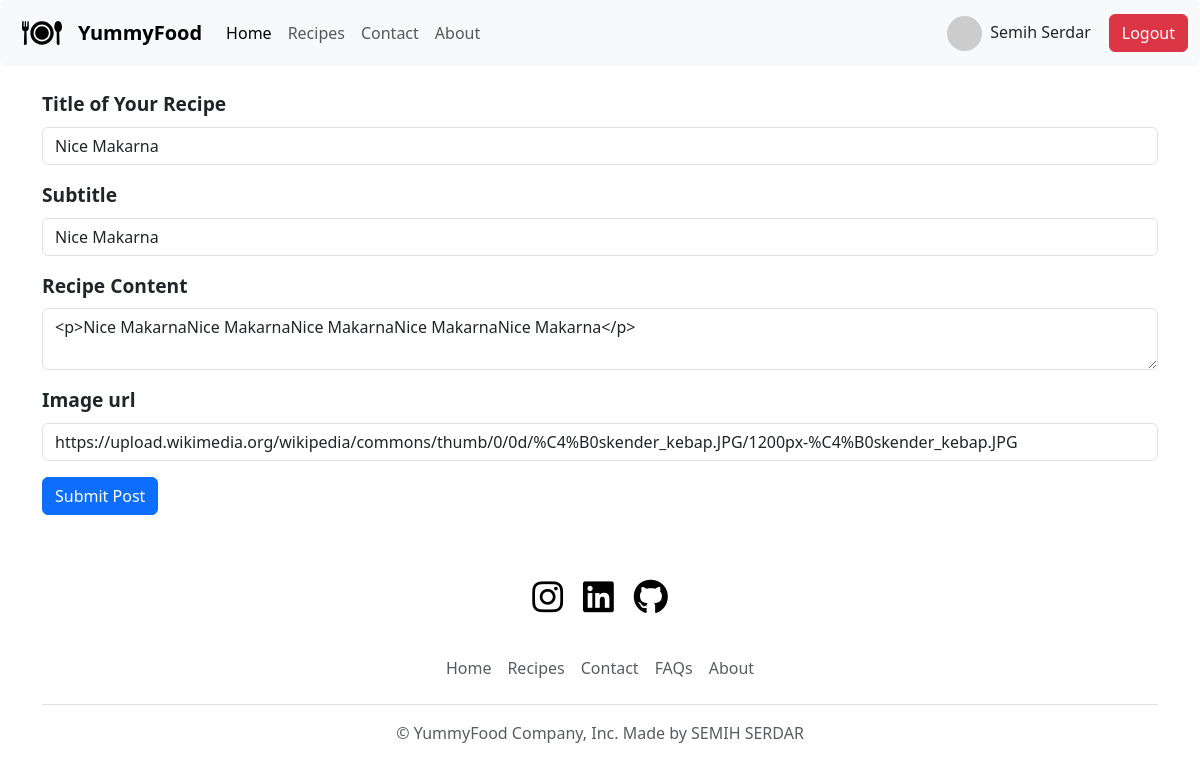
The page /edit_post/2 (signed in) on the database its author committed.
### database.py (models this page shows)
class User(db.Model,UserMixin):
    __tablename__='users'
    id:Mapped[int]=mapped_column(Integer,primary_key=True)
    name: Mapped[str] = mapped_column(String(100), nullable=False)
    email: Mapped[str] = mapped_column(String(100), nullable=False)
    password: Mapped[str] = mapped_column(String(1000),nullable=False)
    posts=relationship("FoodPost",back_populates="author")
    comments=relationship("Comment",back_populates="author")

class FoodPost(db.Model):
    __tablename__="posts"
    id: Mapped[int] = mapped_column(Integer, primary_key=True)
    author_id: Mapped[int] = mapped_column(Integer, db.ForeignKey("users.id"))
    author=relationship("User",back_populates="posts")
    title : Mapped[str] = mapped_column(String, nullable=False)
    subtitle: Mapped[str] = mapped_column(String, nullable=True)
    date: Mapped[str] = mapped_column(String(250), nullable=False)
    body: Mapped[str] = mapped_column(Text, nullable=False)
    img_url: Mapped[str] = mapped_column(String(250), nullable=False)
    comments=relationship("Comment",back_populates="post")

### main.py (the view, shortened to what this page needs)
@app.route("/edit_post/<int:index>",methods=["POST","GET"])
@login_required
def edit_post(index):
    post=db.get_or_404(FoodPost,index)
    date=datetime.date.today()
    form=PostForm(title=post.title,
                  subtitle=post.subtitle,
                  img_url=post.img_url,
                  author=post.author,
                  body=post.body
                 )
    return render_template("add_page.html",form=form,date=date)

### forms.py
class PostForm(FlaskForm):
    title=StringField("Title of Your Recipe",validators=[DataRequired()],render_kw={"placeholder":"Most Delicious Soup"})
    subtitle=StringField("Subtitle",render_kw={"placeholder":"Learn how to cook soup"})
    body=CKEditorField("Recipe Content",validators=[DataRequired()])
    img_url=URLField("Image url",validators=[DataRequired()])
    submit=SubmitField("Submit Post", render_kw={"class": "btn btn-success my-2"})

### main.py (called while the page is built)
@login_manager.user_loader
def load_user(user_id):
    return db.get_or_404(User,user_id)

### templates/add_page.html (shortened to what this page needs)
{% extends "base.html"%}
{% block content %}
{% from 'bootstrap5/form.html' import render_form %}
    <div class="container py-4">
        {{ render_form(form) }}
    </div>
{% endblock %}

### templates/base.html (shortened to what this page needs)
<!DOCTYPE html>
<html lang="en">
<head>
    <link href="https://cdn.jsdelivr.net/npm/bootstrap@5.3.3/dist/css/bootstrap.min.css" rel="stylesheet">
    <link rel="stylesheet" href="https://cdnjs.cloudflare.com/ajax/libs/font-awesome/6.5.2/css/all.min.css" />
    <link rel="stylesheet" href="/static/style.css">
    <link rel="stylesheet" href="/static/style_add_page.css">
</head>
<body>
    <nav class="navbar navbar-expand-lg bg-body-tertiary rounded" aria-label="Eleventh navbar example">
        <div class="container-fluid">
          <a class="navbar-brand" href="{{url_for('main_page')}}">
            <img class="logo" src="/static/food-dish-svgrepo-com.svg" alt="Logo" width="40" height="40">
          </a>
          <a class="navbar-brand" href="{{url_for('main_page')}}">YummyFood</a>
          <div class="collapse navbar-collapse" id="navbarsExample09">
            <ul class="navbar-nav me-auto mb-2 mb-lg-0">
              <li class="nav-item">
                <a class="nav-link active" aria-current="page" href="{{url_for('main_page')}}">Home</a>
              </li>
              <li class="nav-item">
                <a class="nav-link" href={{url_for('blog_page')}}>Recipes</a>
              </li>
              <li class="nav-item">
                <a class="nav-link" href={{url_for('contact_page')}}>Contact</a>
              </li>
              <li class="nav-item">
                <a class="nav-link" href={{url_for('about_page')}}>About</a>
              </li>
            </ul>
            {% if not current_user.is_authenticated %}
            <a href={{url_for('sign_in')}} class="btn btn-primary" style="margin-left: 10px;">Login</a>
            <a href={{url_for('sign_up')}} class="btn btn-success" style="margin-left: 10px;">Register</a>
            {% else %}
            <img style="width: 35px; height: 35px; border-radius: 50%;" src="{{ current_user.email|gravatar }}">
            <h6 class="px-2 mt-2" >{{current_user.name}}</h6>
            <a href={{url_for('logout')}} class="btn btn-danger" style="margin-left: 10px;">Logout</a>
            {% endif %}
           </div>
        </div>
      </nav>
    {%block content %}{% endblock%}
    <div class="container">
        <footer class="py-3 my-4">
          <ul class="nav justify-content-center pb-3 mb-3">
            <li class="nav-item nav-icon"><a href="https://instagram.com/semihsrdr"><i class="fa-brands fa-instagram"></i></a></li>
            <li class="nav-item nav-icon"><a href="https://www.linkedin.com/in/semih-serdar-sahin-5245b6266/"><i class="fa-brands fa-linkedin"></i></a></li>
            <li class="nav-item nav-icon"><a href="https://github.com/semihsrdr"><i class="fa-brands fa-github"></i></a></li>
          </ul>
          <ul class="nav justify-content-center pb-3 mb-3  border-bottom">
            <li class="nav-item"><a href="{{url_for('main_page')}}" class="nav-link px-2 text-body-secondary">Home</a></li>
            <li class="nav-item"><a href="{{url_for('blog_page')}}" class="nav-link px-2 text-body-secondary">Recipes</a></li>
            <li class="nav-item"><a href="{{url_for('contact_page')}}" class="nav-link px-2 text-body-secondary">Contact</a></li>
            <li class="nav-item"><a href="#" class="nav-link px-2 text-body-secondary">FAQs</a></li>
            <li class="nav-item"><a href="{{url_for('about_page')}}" class="nav-link px-2 text-body-secondary">About</a></li>
          </ul>
              <p class="text-center text-body-secondary">© {{year}} YummyFood Company, Inc. Made by SEMIH SERDAR</p>
        </footer>
      </div>
</body>
</html>

### static/style.css (style rules this page uses)
.logo { margin-left:10px; }
.navbar-brand { font-weight: 550; }
.nav-icon { margin-left: 10px; margin-right: 10px; size: 40px; }
.nav-icon a { background-color: white; color: black; }
.nav-icon a i { font-size: 2.2em; }

### static/style_add_page.css (style rules this page uses)
.form-label { font-weight:620; font-size:1.2rem; }

### rows shown on the page
User: name "Semih Serdar"
FoodPost: title "Nice Makarna", subtitle "Nice Makarna", body "<p>Nice MakarnaNice MakarnaNice MakarnaNice MakarnaNice Makarna</p>", img_url "https://upload.wikimedia.org/wikipedia/commons/thumb/0/0d/%C4%B0skender_kebap.JPG/1200px-%C4%B0skender_kebap.JPG"
